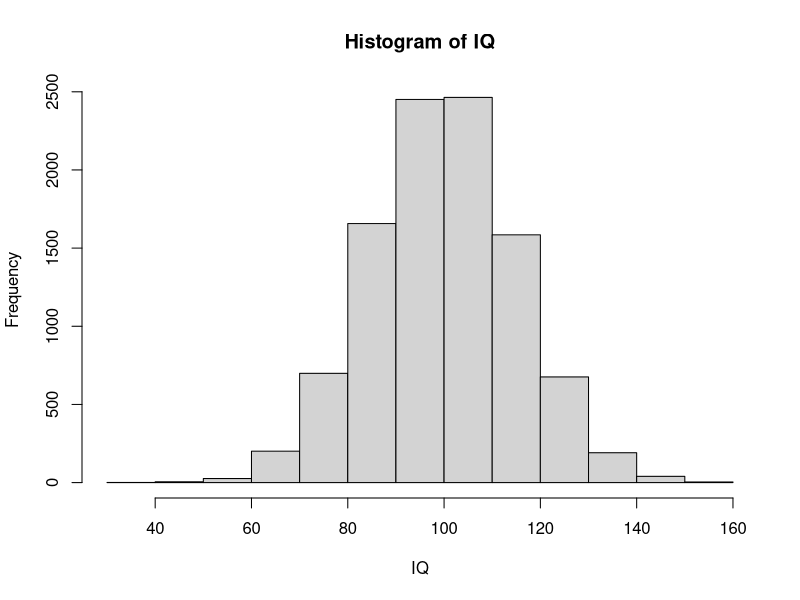

This figure's R source:

# Einheit 1 ---------------------------------------------------------------

2 + 2 #Addition 

# Hier kommt eine Subtraktion

3-2
5 * 8
3 ^ 2
sqrt(10) + 11

?sqrt

# Objekte

a = 2
a

b = 4 * 5 

a + b 

c = a + b
c

d <- 10

# Zahltypen 

zahl = 4.5

Psychologe = "Wundt"

class(Psychologe)
class(zahl)

vector = c(2, 3, 4, 5, 1, 8)
vector


lieblingspsychologinnen = c("Mary", "Feldmann-Barett", "Anna Freud")

# Datensimulation

k = 1:100
sequenz = seq(from = 5, to = 500, by = 10)
identisch = seq(5, 500, 10)

kombination = c(1:10, seq(10, 100, 5))
y = c(k, sequenz)


# Normalverteilung 

n = 10000
MW = 100
SD = 15
IQ = rnorm(n, MW, SD)
hist(IQ)

# Erstellt einen numerischen Vektor "CFH", der die zahlen 12 bis 54 und jede dritte Zahl von 100 bis 120 enthält

CFH = c(12:54, seq(100, 120, 3))
CFH

Teil1 = 12:54
Teil2 = seq(100,120,3)

CFH2 = c(Teil1, Teil2)


# Elemente aus Vektoren auswählen ("Indizierung")


Vierte_Stelle = CFH[4]
Bereich = CFH[3:10]
CFH[c(4,8)]
CFH[seq(2,8,2)]
CFH[-1]

lieblingspsychologinnen[-1]
lieblingspsychologinnen[2]
lieblingspsychologinnen[c(1,3)]


mean(CFH) # Mittelwert
sd(CFH) #Standardabweichung
var(CFH) # Varianz

mean(lieblingspsychologinnen)

Ordinal = c(1:10, 10, 10, 8) #Plätze bei einem Wettkampf
as.factor(Ordinal)

lieblingspsychologinnen = c("Mary", "Mary", "Mary", "Feldmann-Barett", "Anna Freud", "Anna Freud")
lieblingspsychologinnen = as.factor(lieblingspsychologinnen)

table(lieblingspsychologinnen)


# Einheit 2 ---------------------------------------------------------------

Studiengang = c("Psychologie", "Mathematik", "Biologie", "Psychologie", "Mathematik")
levels(Studiengang)

Studiengang = factor(Studiengang, levels = c("Psychologie", "Biologie", "Mathematik"))
Studiengang

Geschlecht = c(1,2,1,2,2,2,3,1,1)
mean(Geschlecht)

Geschlecht = factor(Geschlecht, levels= c(1, 2, 3), labels = c("weiblich", "maennlich", "divers"))
Geschlecht
mean(Geschlecht)
table(Geschlecht)

Schulabschluss = c("Abitur", "Realschule", "Hauptschule", "Abitur", "Realschule", "Realschule", "Abitur")
Schulabschluss = factor(Schulabschluss, levels = c("Hauptschule", "Realschule", "Abitur"), ordered = TRUE)
Schulabschluss

Schulabschluss > "Hauptschule"
Schulabschluss[Schulabschluss >= "Realschule"]

set.seed(22)
df = data.frame(Studiencode = 100:105,
                Diagnose = c("Depression", "Angststörung", "Zwangsstörung", "Depression", "Zwangsstörung", "ADHS"),
                Klinik = c("LMU", "LMU", "LMU", "MPI", "MPI", "MPI"),
                BDI = rnorm(6, mean = 25, sd = 7),
                Alter = c(22, 24, 55, 85, 43, 45))

df
names(df)
head(df)
nrow(df)
ncol(df)
View(df)
str(df)

df$Alter
df$Diagnose = factor(df$Diagnose)
df$Klinik = factor(df$Klinik)
str(df)

df$Geschlecht = factor(c(1, 2, 3, 1, 2, 1), levels = c(1,2,3), 
                       labels = c("männlich", "weiblich", "divers"))
df

df[3,]
df[2:5,]
df[c(1,4),]
df[2:4, "Klinik"]
df$Klinik[2:4]
df[,c("Klinik", "BDI")]

#Aufgabe: Welche Diagnose hat die 3. Person? - es gibt (mindestens) zwei Optionen

df[3, "Diagnose"]
df[3, 2]
df$Diagnose[3]

df[3, "Diagnose"] = "ADHS"
df[3, "Diagnose"]

# Statt über Positionen können wir Werte nach einer BEDINGUNG auswählen.
#   ==  gleich           !=  ungleich
#   >   größer           <   kleiner
#   >=  größer gleich    <=  kleiner gleich
#   &   UND (beide Bedingungen müssen stimmen)
#   |   ODER (mindestens eine Bedingung muss stimmen)

df$Alter > 30
Alten = df[df$Alter > 30,]
Alten
Frauen = df[df$Geschlecht == "weiblich",]
Frauen
df[df$Alter > 30 & df$Geschlecht == "männlich",]
df[df$Alter > 30 | df$Geschlecht == "männlich",]

# install.packages("tidyverse")
library(tidyverse)

starwars$mass

filter(starwars, mass > 100)

Schwergewichte = starwars %>% filter(mass > 100)
Schwergewichte$name


# Einheit 3 ---------------------------------------------------------------

library(tidyverse)
mean(starwars$mass, na.rm = TRUE)

round(mean(starwars$mass, na.rm = TRUE),2)

df = read.csv("bipolar.csv")
# readRDS() R-Format

# .sav (SPSS) 
# install.packages("haven")
#library(haven)
#read_sav()

# install.packages("readxl")

head(df)
str(df)
View(df)
summary(df)
anyNA(df)

df$YMRS_1 + df$YMRS_2

rowSums(df[,c("YMRS_1", "YMRS_2", "YMRS_3")])

library(tidyverse)

?select
rowSums(select(df, starts_with("YMRS")))

df$sum_YMRS = rowSums(select(df, starts_with("YMRS")))
head(df)

round(mean(df$sum_YMRS),2)
sd(df$sum_YMRS)
var(df$sum_YMRS)
range(df$sum_YMRS)

table(df$groups)

df$sum_YMRS[df$groups == "EW"]
df$sum_YMRS[df$groups == "noEW"]

mean(df$sum_YMRS[df$groups == "EW"])
mean(df$sum_YMRS[df$groups == "noEW"])

tapply(df$sum_YMRS, df$groups, mean)
tapply(df$sum_YMRS, df$groups, sd)

df %>% group_by(groups) %>%
  summarise(n = n(),
            Mittelwert = mean(sum_YMRS),
            SD = sd(sum_YMRS),
            Min = min(sum_YMRS),
            Max = max(sum_YMRS))

#install.packages("psych")
library(psych)

psych::describe(df)

describe(df)
describeBy(df, group = df$groups)

head(df)

t.test(sum_YMRS ~ groups, data = df, var.equal = TRUE, alternative = "less")
?t.test
